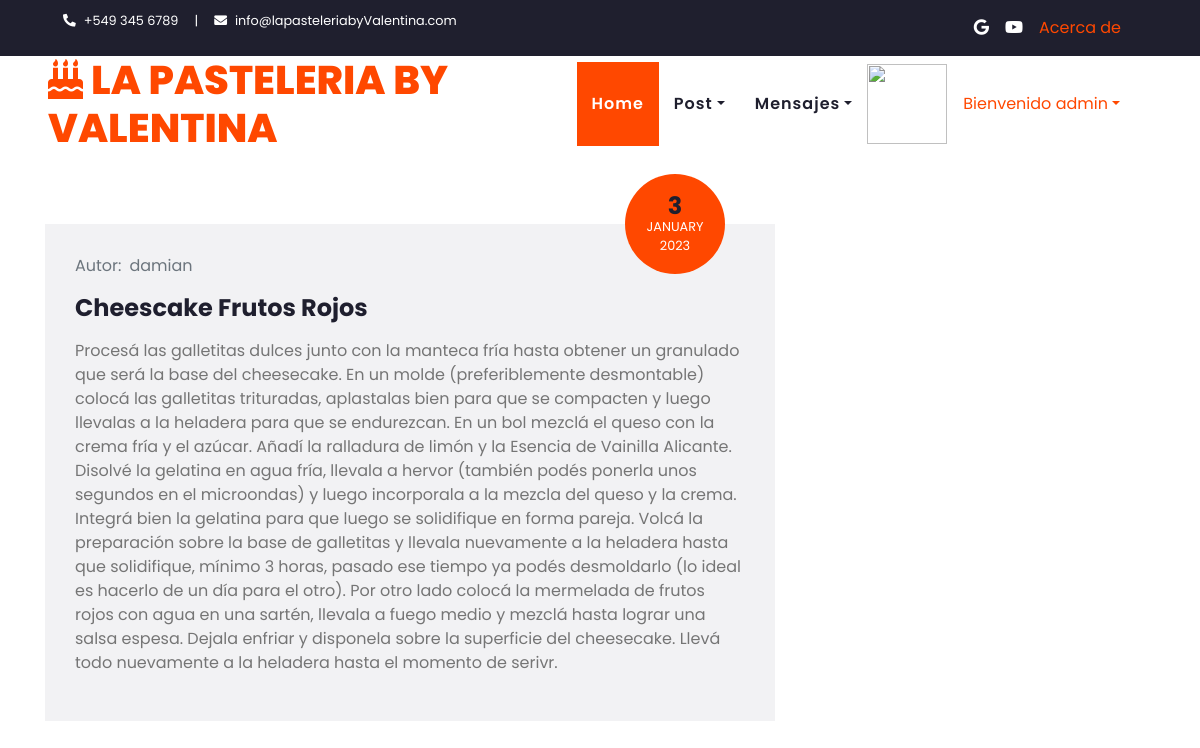
The app's page /Blog/filtrarpost/Cheescake Frutos Rojos (signed in), older data.
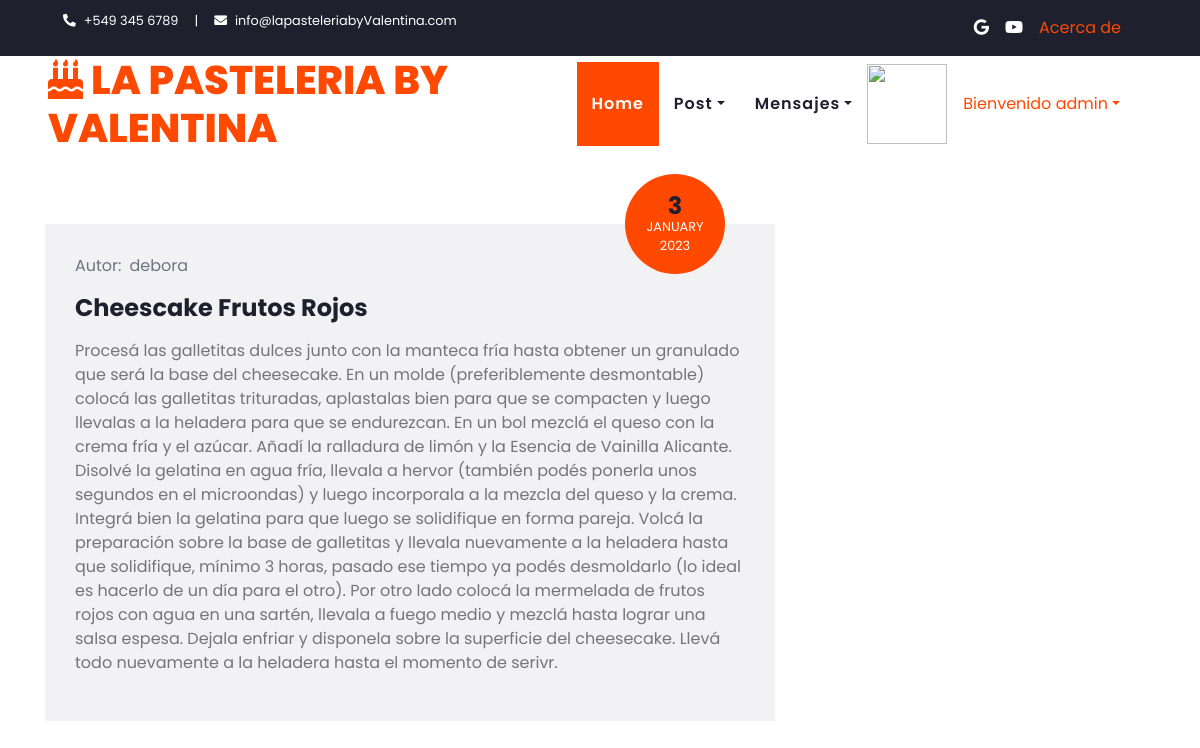
The same page, newer data.
### Blog/models.py (models this page shows, shortened)
class Post(models.Model):
    titulo = models.CharField(max_length=100)
    receta = RichTextField()
    imagenPost = models.ImageField(upload_to='posteo', blank=True)
    chef = models.CharField(max_length=50)
    fecha = models.DateField()

### Blog/views.py (the view)
# urls.py: path('filtrarpost/<titulo>', filtrarpost, name="filtrarpost"),
def filtrarpost(request, titulo):
    posteo = Post.objects.get(titulo=titulo)
    return render(request, "filtrarpost.html", {"posteo": posteo, "imagen": obteneravatar(request)})

### usuarios/views.py (called while the page is built)
@login_required
def obteneravatar(request):
    lista = Avatar.objects.filter(user=request.user)
    if len(lista)!=0:
       imagen=lista[0].imagen.url
    else:
        imagen="/media/avatar/imagenpordefecto.png"
    return imagen

### Blog/templates/filtrarpost.html (shortened to what this page needs)
{% extends "padre.html" %}
{% load static %}
{% block body %}
    <div class="container py-5">
        <div class="row">
            <div class="col-lg-8">
                <div class="row">
                    <div class="col-md-12 mb-3">
                        <div class="position-relative">
                            <div class="position-absolute bg-primary d-flex flex-column align-items-center justify-content-center rounded-circle"
                                 style="width: 100px; height: 100px; bottom: -50px; right: 50px;">
                                <h4 class="font-weight-bold mb-n1">{{ posteo.fecha.day }}</h4>
                                <small class="text-white text-uppercase">{{ posteo.fecha|date:'F' }}</small>
                                <small class="text-white text-uppercase">{{ posteo.fecha.year }}</small>
                            </div>
                        </div>
                        <div class="bg-secondary mb-3" style="padding: 30px;">
                            <div class="d-flex mb-3">
                                <div class="d-flex align-items-center">
                                    <a class="text-muted" href="">Autor: </a>
                                    <a class="text-muted ml-2" href="">{{ posteo.chef }}</a>
                                </div>
                            </div>
                            <h4 class="font-weight-bold mb-3">{{ posteo.titulo }}</h4>
                            <p>{{ posteo.receta }}</p>
                        </div>
                    </div>
                </div>
            </div>
        </div>
    </div>
{% endblock %}

Row changes from the older to the newer data that the page shows:
removed Post: fecha.day "3", fecha "JANUARY", fecha.year "2023", chef "damian", titulo "Cheescake Frutos Rojos", receta "Procesá las galletitas dulces junto con la manteca fría hasta obtener un granulado que será la base del cheesecake. En un molde (preferiblemente desmontable) colocá las galletitas trituradas, aplastalas bien para que se compacten y luego llevalas a la heladera para que se endurezcan. En un bol mezclá el queso con la crema fría y el azúcar. Añadí la ralladura de limón y la Esencia de Vainilla Alicante. Disolvé la gelatina en agua fría, llevala a hervor (también podés ponerla unos segundos en el microondas) y luego incorporala a la mezcla del queso y la crema. Integrá bien la gelatina para que luego se solidifique en forma pareja. Volcá la preparación sobre la base de galletitas y llevala…"
added Post: fecha.day "3", fecha "JANUARY", fecha.year "2023", chef "debora", titulo "Cheescake Frutos Rojos", receta "Procesá las galletitas dulces junto con la manteca fría hasta obtener un granulado que será la base del cheesecake. En un molde (preferiblemente desmontable) colocá las galletitas trituradas, aplastalas bien para que se compacten y luego llevalas a la heladera para que se endurezcan. En un bol mezclá el queso con la crema fría y el azúcar. Añadí la ralladura de limón y la Esencia de Vainilla Alicante. Disolvé la gelatina en agua fría, llevala a hervor (también podés ponerla unos segundos en el microondas) y luego incorporala a la mezcla del queso y la crema. Integrá bien la gelatina para que luego se solidifique en forma pareja. Volcá la preparación sobre la base de galletitas y llevala…"
